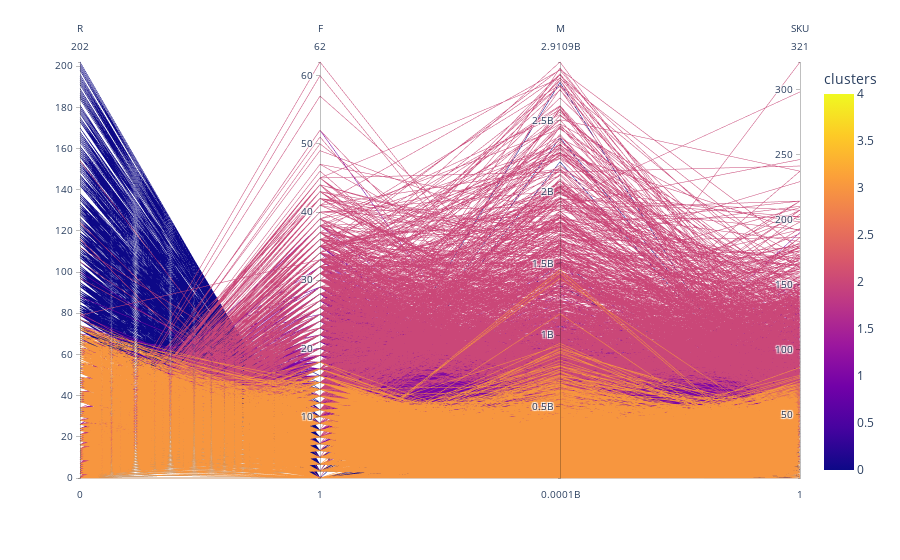

Notebook code cell kept with this figure:
### Code cell
fig = px.parallel_coordinates(Xorg, color="clusters",
                              dimensions=['R','F','M','SKU'],
                             color_continuous_midpoint=2)

fig.show()

### Figure 1 — Plotly figure (JSON) as saved in the notebook; plotly's stock layout.template omitted (floating-point values rounded to 4 significant figures; data arrays with more than 128 entries replaced by an {"elided": "..."} marker saying what was removed)
{"data": [{"dimensions": [{"label": "R", "values": {"elided": "11116 float values"}}, {"label": "F", "values": {"elided": "11116 int values"}}, {"label": "M", "values": {"elided": "11116 float values"}}, {"label": "SKU", "values": {"elided": "11116 float values"}}], "domain": {"x": [0, 1], "y": [0, 1]}, "line": {"color": {"elided": "11116 int values"}, "coloraxis": "coloraxis"}, "name": "", "type": "parcoords"}], "layout": {"coloraxis": {"cmid": 2, "colorbar": {"title": {"text": "clusters"}}, "colorscale": [[0, "#0d0887"], [0.1111, "#46039f"], [0.2222, "#7201a8"], [0.3333, "#9c179e"], [0.4444, "#bd3786"], [0.5556, "#d8576b"], [0.6667, "#ed7953"], [0.7778, "#fb9f3a"], [0.8889, "#fdca26"], [1, "#f0f921"]]}, "legend": {"tracegroupgap": 0}, "margin": {"t": 60}}}
